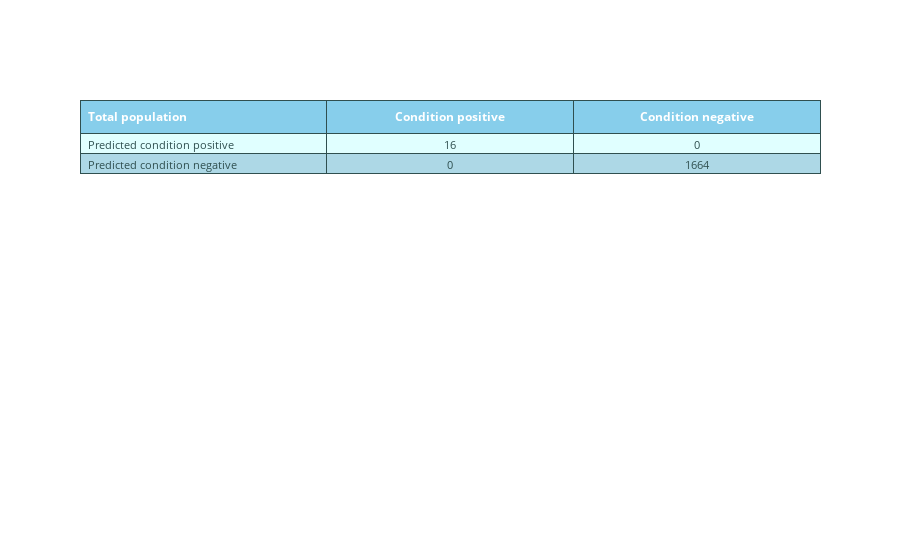
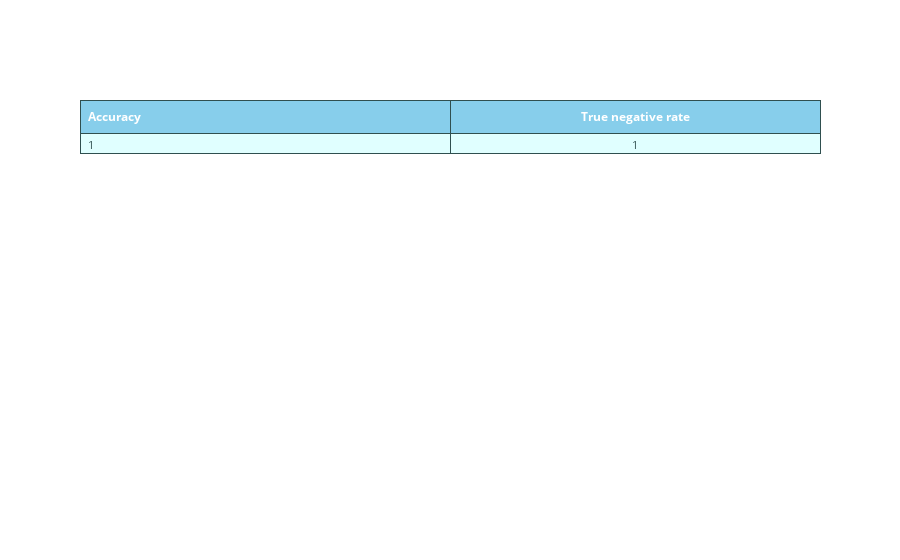

Notebook source saved alongside these figures, in order:
### Code cell
df_TS2 = pd.read_csv("data_sets/A3Benchmark-TS2.csv", sep=r'\s*,\s*', header=0, encoding='ascii', engine='python')
search_anomalies(df_TS2)

### Figure 1 — Plotly figure (JSON) as saved in the notebook; plotly's stock layout.template omitted (floating-point values rounded to 4 significant figures)
{"data": [{"cells": {"align": ["left", "center"], "fill": {"color": [["lightcyan", "lightblue", "lightcyan", "lightblue", "lightcyan", "lightcyan", "lightblue", "lightcyan", "lightblue", "lightcyan", "lightcyan", "lightblue", "lightcyan", "lightblue", "lightcyan", "lightcyan", "lightblue", "lightcyan", "lightblue", "lightcyan", "lightcyan", "lightblue", "lightcyan", "lightblue", "lightcyan"]]}, "font": {"color": "darkslategray", "size": 11}, "line": {"color": "darkslategray"}, "values": [["Predicted condition positive", "Predicted condition negative"], [16, 0], [0, 1664]]}, "header": {"align": ["left", "center"], "fill": {"color": "skyblue"}, "font": {"color": "white", "size": 12}, "line": {"color": "darkslategray"}, "values": ["<b>Total population</b>", "<b>Condition positive</b>", "<b>Condition negative</b>"]}, "type": "table"}], "layout": {}}

### Figure 2 — Plotly figure (JSON) as saved in the notebook; plotly's stock layout.template omitted (floating-point values rounded to 4 significant figures)
{"data": [{"cells": {"align": ["left", "center"], "fill": {"color": [["lightcyan", "lightblue", "lightcyan", "lightblue", "lightcyan", "lightcyan", "lightblue", "lightcyan", "lightblue", "lightcyan", "lightcyan", "lightblue", "lightcyan", "lightblue", "lightcyan", "lightcyan", "lightblue", "lightcyan", "lightblue", "lightcyan", "lightcyan", "lightblue", "lightcyan", "lightblue", "lightcyan"]]}, "font": {"color": "darkslategray", "size": 11}, "line": {"color": "darkslategray"}, "values": [[1], [1]]}, "header": {"align": ["left", "center"], "fill": {"color": "skyblue"}, "font": {"color": "white", "size": 12}, "line": {"color": "darkslategray"}, "values": ["<b>Accuracy</b>", "<b>True negative rate</b>"]}, "type": "table"}], "layout": {}}
